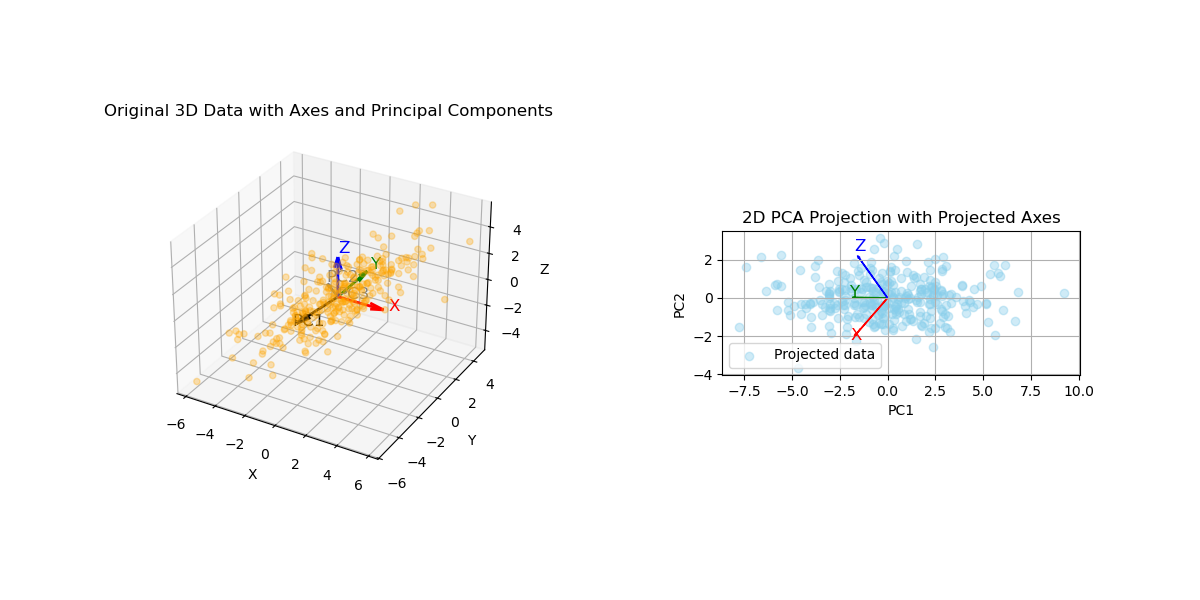

This figure's Python source:
import numpy as np
import matplotlib.pyplot as plt
from mpl_toolkits.mplot3d import Axes3D

# Step 1: Generate and center data
np.random.seed(1)
n_points = 300
mean_3d = np.array([0, 0, 0])
cov_3d = np.array([[3, 2.5, 2],
                   [2.5, 3, 2.5],
                   [2, 2.5, 3]])
data_3d = np.random.multivariate_normal(mean_3d, cov_3d, n_points)
centered_data = data_3d - np.mean(data_3d, axis=0)

# Step 2: PCA
cov_matrix = np.cov(centered_data, rowvar=False)
eigvals, eigvecs = np.linalg.eigh(cov_matrix)
sorted_idx = np.argsort(eigvals)[::-1]
eigvals = eigvals[sorted_idx]
eigvecs = eigvecs[:, sorted_idx]

# Normalize PC1 and PC2
pcs = eigvecs[:, :2]
pcs_normalized = pcs / np.linalg.norm(pcs, axis=0)
projected_data = centered_data @ pcs_normalized

# Step 3: Plotting
fig = plt.figure(figsize=(15, 6))
ax3d = fig.add_subplot(1, 2, 1, projection='3d')
ax2d = fig.add_subplot(1, 2, 2)

# Original features and colors
features = ['X', 'Y', 'Z']
colors = ['red', 'green', 'blue']

# Plot centered 3D data
ax3d.scatter(centered_data[:, 0], centered_data[:, 1], centered_data[:, 2], alpha=0.3, color="orange")

# Plot original coordinate axes (X, Y, Z)
for i in range(3):
    ax3d.quiver(0, 0, 0, *np.eye(3)[i], color=colors[i], length=3, linewidth=2)
    ax3d.text(*(np.eye(3)[i] * 3.3), features[i], color=colors[i], fontsize=12)

# Plot principal components (PC1, PC2, PC3)
for i in range(3):
    vec = eigvecs[:, i] * np.sqrt(eigvals[i])
    ax3d.quiver(0, 0, 0, *vec, color='black' if i == 0 else 'gray', linewidth=2)
    ax3d.text(*(vec * 1.1), f'PC{i+1}', color='black' if i == 0 else 'gray', fontsize=12)

ax3d.set_title("Original 3D Data with Axes and Principal Components")
ax3d.set_xlabel("X")
ax3d.set_ylabel("Y")
ax3d.set_zlabel("Z")

# Plot 2D projection of data
ax2d.scatter(projected_data[:, 0], projected_data[:, 1], alpha=0.4, color='skyblue', label='Projected data')

# Plot projections of X, Y, Z axes onto PC1-PC2 plane
for i in range(3):
    loading = pcs_normalized[i] * 3
    ax2d.arrow(0, 0, loading[0], loading[1], color=colors[i],
               width=0.02, head_width=0.1, length_includes_head=True)
    ax2d.text(loading[0]*1.1, loading[1]*1.1, features[i], color=colors[i], fontsize=12)

ax2d.set_xlabel("PC1")
ax2d.set_ylabel("PC2")
ax2d.set_title("2D PCA Projection with Projected Axes")
ax2d.grid(True)
ax2d.set_aspect('equal')
ax2d.legend()

# Add space between the plots
plt.subplots_adjust(wspace=0.6)
plt.savefig("pca.png")
plt.show()

